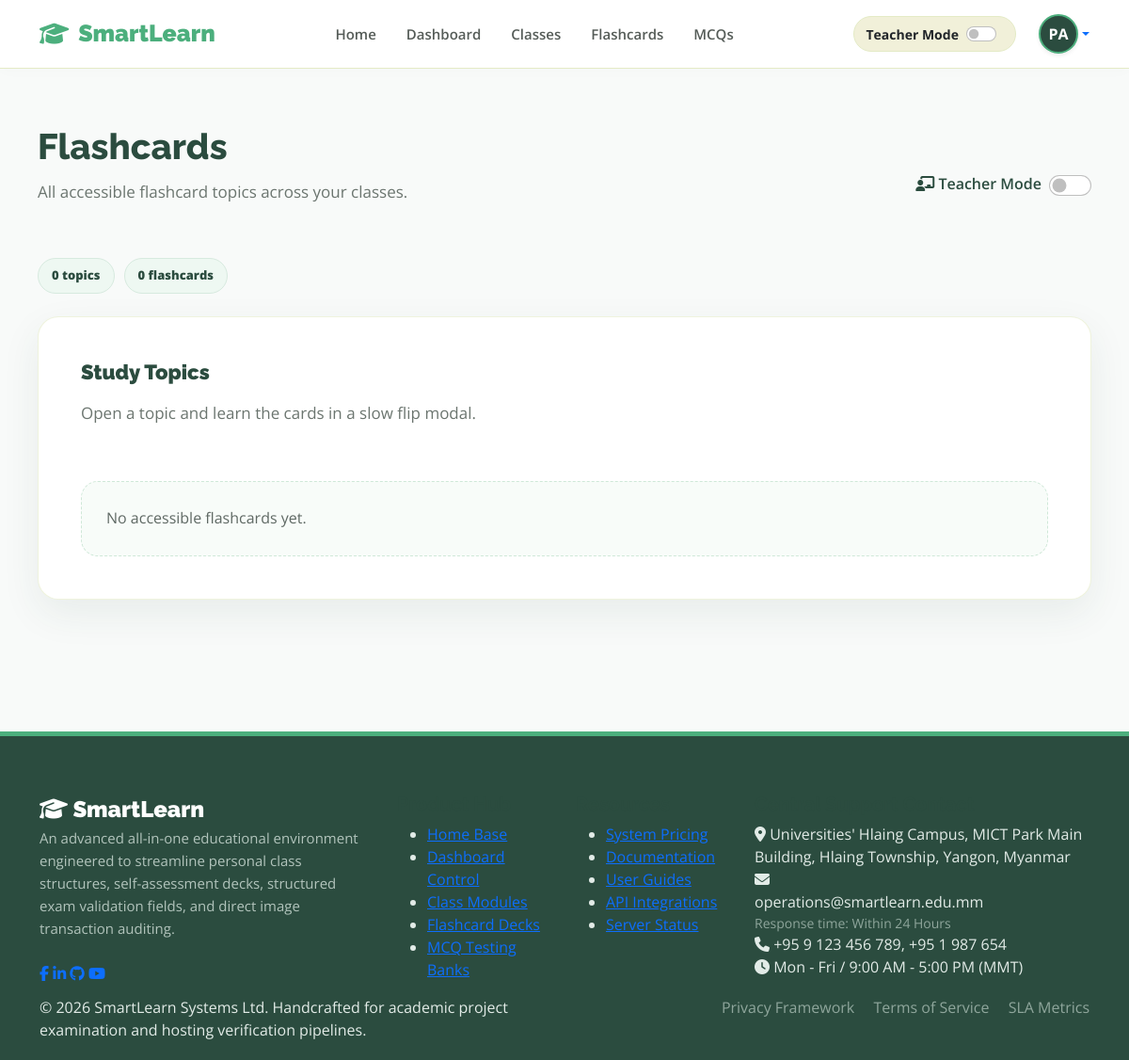
The page /flashcards/ (signed in) on the database as committed earlier.
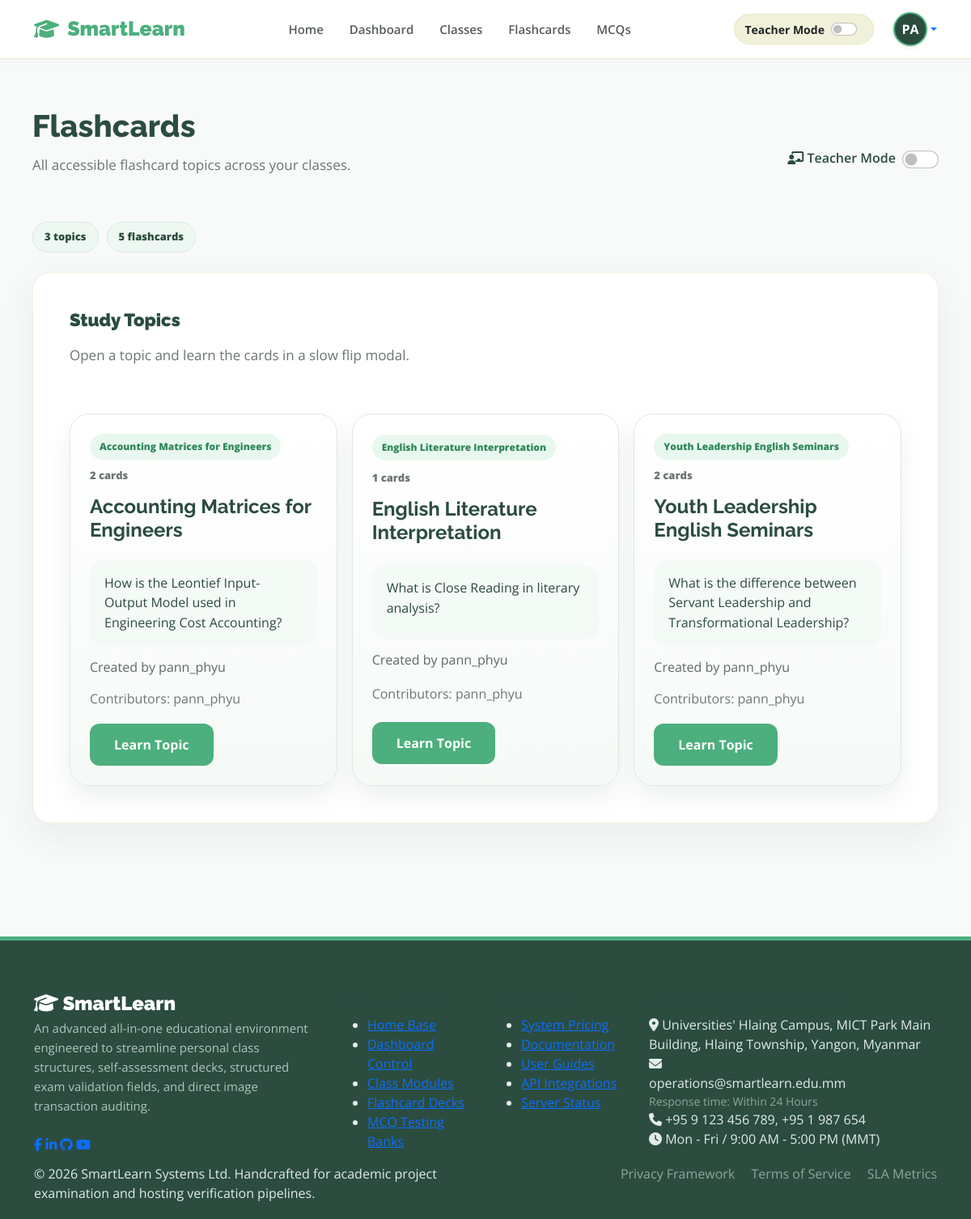
The same page on the database as committed later.
### smartlearnApp/models.py (models this page shows, shortened)
class Classroom(models.Model):
    SUBJECT_CHOICES = [
        ('math', 'Mathematics'),
        ('science', 'Science'),
        ('coding', 'Coding/IT'),
        ('languages', 'Languages'),
        ('arts', 'Arts & Design'),
    ]
    CLASS_TYPES = [
        ('public', 'Public'),
        ('private', 'Private'),
    ]
    class_id = models.AutoField(primary_key=True)
    owner = models.ForeignKey(User, on_delete=models.CASCADE, related_name='owned_classrooms', null=True, blank=True)
    title = models.CharField(max_length=255, null=True, blank=True)
    description = models.TextField()
    subject = models.CharField(max_length=50, choices=SUBJECT_CHOICES, default='math')
    class_type = models.CharField(max_length=20, choices=CLASS_TYPES, default='public', null=True, blank=True)
    price = models.DecimalField(max_digits=10, decimal_places=2, default=0.00)
    created_at = models.DateTimeField(auto_now_add=True)
    created_from_site = models.BooleanField(default=False)

class Flashcard(models.Model):
    flashcard_id = models.AutoField(primary_key=True)
    classroom = models.ForeignKey(Classroom, on_delete=models.CASCADE, related_name='flashcards')
    created_by = models.ForeignKey(User, on_delete=models.CASCADE, related_name='flashcards')
    topic = models.CharField(max_length=120)
    front = models.TextField()
    back = models.TextField()
    created_at = models.DateTimeField(auto_now_add=True)

### smartlearnApp/views.py (the view)
# urls.py: path('flashcards/', views.all_flashcards_view, name='all_flashcards'),
def all_flashcards_view(request):
    current_user =request.user
    accessible_classrooms = get_accessible_classrooms(current_user)
    flashcard_groups = []
    for classroom in accessible_classrooms:
        classroom_flashcards = list(
            Flashcard.objects.filter(classroom=classroom)
            .select_related('created_by')
            .order_by('topic', '-created_at')
        )
        classroom_topic_map = OrderedDict()
        for flashcard in classroom_flashcards:
            group_key = flashcard.topic
            group = classroom_topic_map.get(group_key)
            if not group:
                group = {
                    'classroom_id': classroom.class_id,
                    'classroom_title': classroom.title,
                    'class_type': classroom.class_type,
                    'topic': flashcard.topic,
                    'topic_slug': slugify(flashcard.topic) or 'flashcard-topic',
                    'modal_key': f'{classroom.class_id}-{slugify(flashcard.topic) or "flashcard-topic"}',
                    'cards': [],
                    'contributors': [],
                    'primary_creator': flashcard.created_by.username,
                    'preview_front': flashcard.front,
                }
                classroom_topic_map[group_key] = group
            group['cards'].append({
                'front': flashcard.front,
                'back': flashcard.back,
            })
            if flashcard.created_by.username not in group['contributors']:
                group['contributors'].append(flashcard.created_by.username)
        for group in classroom_topic_map.values():
            contributor_count = len(group['contributors'])
            if contributor_count == 1:
                contributor_summary = group['contributors'][0]
            else:
                contributor_summary = f"{group['contributors'][0]} + {contributor_count - 1} more"
            group['total_cards'] = len(group['cards'])
            group['contributor_summary'] = contributor_summary
            flashcard_groups.append(group)
    return render(request, 'all_flashcards.html', {
        'current_user': current_user,
        'flashcard_groups': flashcard_groups,
        'total_flashcards': sum(group['total_cards'] for group in flashcard_groups),
        'total_topics': len(flashcard_groups),
    })

### smartlearnApp/views.py (called while the page is built)
def user_can_enter_classroom(classroom, user):
    if classroom.owner == user or classroom.class_type == 'public':
        return True
    return Enrollment.objects.filter(
        classroom=classroom,
        student=user,
        status='approved'
    ).exists()

def get_accessible_classrooms(user):
    classrooms = Classroom.objects.select_related('owner').all().order_by('title')
    accessible = []
    for classroom in classrooms:
        if user_can_enter_classroom(classroom, user):
            accessible.append(classroom)
    return accessible

### smartlearnApp/templates/all_flashcards.html (shortened to what this page needs)
{% extends 'base.html' %}
{% block content %}
<div class="learning-page-header">
    <div class="learning-title-row d-flex justify-content-between align-items-center">
        <div>
            <h2 class="page-heading-large">Flashcards</h2>
            <p class="subtext-muted">All accessible flashcard topics across your classes.</p>
        </div>
        <div class="d-flex align-items-center gap-3">
            <div class="teacher-toggle d-flex align-items-center gap-2">
                <span><i class="fa-solid fa-chalkboard-user"></i> Teacher Mode</span>
                <div class="form-check form-switch m-0">
                    <input class="form-check-input" type="checkbox" role="switch" id="teacherModeToggle" style="cursor: pointer; width: 45px; height: 22px;">
                </div>
            </div>
        </div>
    </div>
    <div class="learning-stats">
        <span class="stat-chip">{{ total_topics }} topics</span>
        <span class="stat-chip">{{ total_flashcards }} flashcards</span>
    </div>
</div>
<section class="styled-card">
    <div class="learning-section-head">
        <div>
            <h3 class="section-heading">Study Topics</h3>
            <p class="subtext-muted">Open a topic and learn the cards in a slow flip modal.</p>
        </div>
    </div>
    <div class="topic-collection-grid">
        {% for group in flashcard_groups %}
            <article class="topic-collection-card topic-item-card" data-owner="{{ group.primary_creator }}">
                <div class="topic-collection-topline">
                    <span class="status-badge {% if group.class_type == 'public' %}badge-public{% else %}badge-private{% endif %}">{{ group.classroom_title }}</span>
                    <span class="topic-card-count">{{ group.total_cards }} cards</span>
                </div>
                <h4>{{ group.topic }}</h4>
                <p class="topic-preview">{{ group.preview_front }}</p>
                <p class="topic-meta">Created by {{ group.primary_creator }}</p>
                <p class="topic-meta muted">Contributors: {{ group.contributor_summary }}</p>
                <div class="topic-collection-actions">
                    <button type="button" class="btn-primary learn-topic-btn" data-learn-topic="{{ group.modal_key }}">Learn Topic</button>
                </div>
            </article>
        {% empty %}
            <div class="empty-study-state">No accessible flashcards yet.</div>
        {% endfor %}
    </div>
</section>
{% endblock %}

### smartlearnApp/templates/base.html (shortened to what the changed rows need)
{% load static %}
<!DOCTYPE html>
<html lang="en">
<head>
    <link href="https://cdn.jsdelivr.net/npm/bootstrap@5.0.0/dist/css/bootstrap.min.css" rel="stylesheet">
    <link rel="stylesheet" href="https://cdnjs.cloudflare.com/ajax/libs/font-awesome/6.5.2/css/all.min.css">
    <link rel="stylesheet" href="{% static 'css/style.css' %}">
</head>
<body>
    <header class="navbar navbar-expand-lg navbar-light sticky-top">
        <div class="container">
            <div class="collapse navbar-collapse" id="mainNavbar">
                <div class="d-flex align-items-center gap-3">
                    {% if user.is_authenticated %}
                        <div class="dropdown">
                            <a href="#" class="d-flex align-items-center text-decoration-none dropdown-toggle" id="profileDropdown" data-bs-toggle="dropdown" aria-expanded="false">
                                <div class="rounded-circle d-flex align-items-center justify-content-center text-white fw-bold shadow-sm"
                                     style="width: 42px; height: 42px; background-color: #2b4c3f; border: 2px solid #4CAF7D;">
                                    {{ request.user.username|slice:":2"|upper }}
                                </div>
                            </a>
                        </div>
                    {% else %}
                        <a href="{% url 'login' %}" class="btn btn-matcha-outline">Sign In</a>
                        <a href="{% url 'register' %}" class="btn btn-matcha-primary">Get Started</a>
                    {% endif %}
                </div>
            </div>
        </div>
    </header>
    <main class="main-container">
        {% block content %}{% endblock %}
    </main>
</body>
</html>

Rows that differ between the two databases and show on the page:
now on this page (row unchanged): Classroom: classroom_title "Accounting Matrices for Engineers"
added Flashcard: topic "Accounting Matrices for Engineers", preview_front "How is the Leontief Input-Output Model used in Engineering Cost Accounting?"
now on this page (row unchanged): Classroom: classroom_title "English Literature Interpretation"
added Flashcard: topic "English Literature Interpretation", preview_front "What is Close Reading in literary analysis?"
now on this page (row unchanged): Classroom: classroom_title "Youth Leadership English Seminars"
added Flashcard: topic "Youth Leadership English Seminars", preview_front "What is the difference between Servant Leadership and Transformational Leadership?"
Other text that changed with them:
{{ total_topics }}: "0" → "3"
{{ total_flashcards }}: "0" → "5"
new list line: "2 cards Created by Contributors: Learn Topic"
new list line: "pann_phyu pann_phyu"
new list line: "1 cards Created by Contributors: Learn Topic"
text no longer shown: "No accessible flashcards yet."
